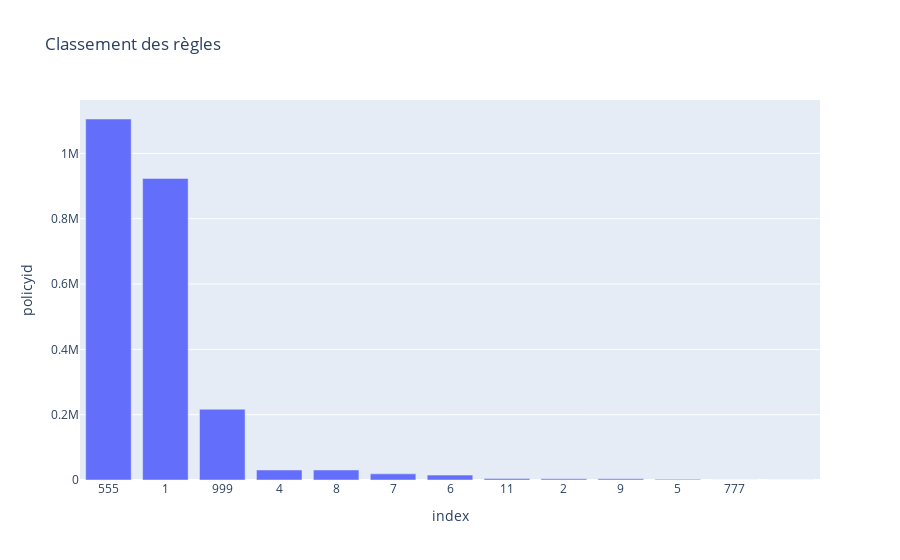

The notebook cell this image was saved under:
### Code cell
# Graphique 1 : Classement des règles les plus utilisées

regles = df.policyid.value_counts()
regles  = pd.DataFrame(regles.reset_index())

fig_regles = px.bar(regles,x="index", y="policyid", title="Classement des règles")
fig_regles.show()

### Figure 1 — Plotly figure (JSON) as saved in the notebook; plotly's stock layout.template omitted (floating-point values rounded to 4 significant figures)
{"data": [{"alignmentgroup": "True", "hovertemplate": "index=%{x}<br>policyid=%{y}<extra></extra>", "legendgroup": "", "marker": {"color": "#636efa", "pattern": {"shape": ""}}, "name": "", "offsetgroup": "", "orientation": "v", "showlegend": false, "textposition": "auto", "type": "bar", "x": ["555", "1", "999", "4", "8", "7", "6", "11", "2", "9", "5", "777", ""], "xaxis": "x", "y": [1105291, 923371, 216749, 30707, 30690, 18846, 14980, 4486, 3562, 3562, 2044, 127, 35], "yaxis": "y"}], "layout": {"barmode": "relative", "legend": {"tracegroupgap": 0}, "title": {"text": "Classement des règles"}, "xaxis": {"anchor": "y", "domain": [0, 1], "title": {"text": "index"}}, "yaxis": {"anchor": "x", "domain": [0, 1], "title": {"text": "policyid"}}}}
